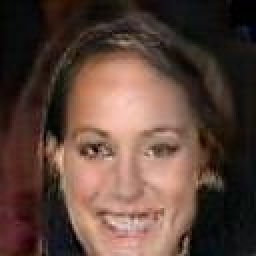
#> input picture generated_images/1x1/003.jpg, 128 x 128 px, given as the content of the folder /home/datasets/celeba-aligned/original, which was not available (shown 2 times larger)
$ python resize_images.py
#> lines starting #> are read from the running program, lines starting #| are printed output that depends on the picture; pictures that were not available may be replaced by others from this repository, and a replacement may not be noted
#> in _load_image, image is the input picture: shape (128, 128, 3); mean R, G, B 91.4, 67.7, 58
'''Code that can be run once to resize images for the ProGAN program.

Resize images in the CelebA dataset to prepare them for different network architectures, i.e. 4x4, 8x8, ...
Save images in separate directories that correspond to their new sizes.
'''

import argparse
import numpy as np
import os

from skimage import img_as_ubyte, io, transform


# Define constants for different modes of image resizing.
PARSER = argparse.ArgumentParser()
TRAINING_IMAGES_DIR_PATH = '/home/datasets/celeba-aligned' # Path to all training images.
                                                           # Will contain directories for images of different sizes to use for the ProGAN.
ORIGINAL_IMAGES_DIR_PATH = f'{TRAINING_IMAGES_DIR_PATH}/original' # The path to the original CelebA images.

def _center_crop_image(image):
    height = image.shape[0]
#> height = 128
    width = image.shape[1]
#> width = 128
    crop_size = height if height < width else width
#> crop_size = 128

    y = int((height - crop_size) / 2)
#> y = 0
    x = int((width - crop_size) / 2)
#> x = 0

    return image[y : y + crop_size, x : x + crop_size]

def _resize_image(image, width, height):
    return transform.resize(image, [height, width, 3], anti_aliasing=True, mode='constant')

def _load_image(path):
    image = io.imread(path)

    if image.ndim == 2:
        # Convert grayscale images to RGB
        print(f'Image "{path}" is grayscale!')
        image = np.dstack([image, image, image])

    image = _center_crop_image(image)

    return image


if __name__ == '__main__':
    PARSER.add_argument('--training_set_size', default=99999999, type=int)
    args = PARSER.parse_args()

    file_names = os.listdir(ORIGINAL_IMAGES_DIR_PATH)[:args.training_set_size]

    images = []
    print(f'\nLoading {len(file_names)} images from {ORIGINAL_IMAGES_DIR_PATH}...\n')

    # Load all images in their original size.
    for i, file_name in enumerate(file_names):
        image_path = os.path.join(ORIGINAL_IMAGES_DIR_PATH, file_name)
        images.append(_load_image(image_path))

        if i > 0 and i % 10000 == 0:
            print(f'Loaded {i}/{len(file_names)} images so far')

    # Resize all images and save them in separate directories.
    for image_size in [128, 64, 32, 16, 8, 4]:
        save_image_dir = f'{TRAINING_IMAGES_DIR_PATH}/{image_size}x{image_size}'
        os.makedirs(save_image_dir)

        for file_id, image in enumerate(images):
            resized_image = _resize_image(image, image_size, image_size)

            io.imsave(f'{save_image_dir}/{file_id:06d}.jpg', img_as_ubyte(resized_image))

            # Overwrite original images with resized in order to progressively shrink images (128x128 -> 64x64 -> 32x32 etc).
            images[file_id] = resized_image

        print(f'\nLoaded {len(images)} images of size {image_size}x{image_size} in directory {save_image_dir}.\n')
#> this loop made 6 passes
#> save_image_dir on pass 2: '/home/datasets/celeba-aligned/64x64'
#| Loaded 1 images of size 128x128 in directory /home/datasets/celeba-aligned/128x128.
#| Loaded 1 images of size 64x64 in directory /home/datasets/celeba-aligned/64x64.
#| Loaded 1 images of size 32x32 in directory /home/datasets/celeba-aligned/32x32.
#| Loaded 1 images of size 16x16 in directory /home/datasets/celeba-aligned/16x16.
#| Loaded 1 images of size 8x8 in directory /home/datasets/celeba-aligned/8x8.
#| Loaded 1 images of size 4x4 in directory /home/datasets/celeba-aligned/4x4.
#> pass 2, `io.imsave(f'{save_image_dir}/{file_id:06d}.jpg', img_as_ubyte(resized_..`:
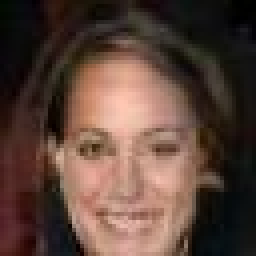
#> saved as 000000.jpg: shape (64, 64, 3) (shown 4 times larger); mean R, G, B 91.2, 67.6, 57.7
#> after the loop, images = 1 item

$ run again, on generated_images/1x1/005.jpg
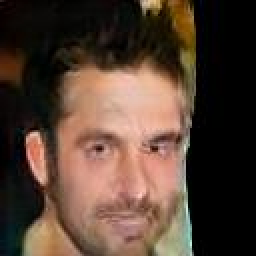
#> input picture generated_images/1x1/005.jpg, 128 x 128 px, given as the content of the folder /home/datasets/celeba-aligned/original, which was not available (shown 2 times larger)
#> in _load_image, image is the input picture: shape (128, 128, 3); mean R, G, B 83.9, 63.3, 50.8
#> the loop `for image_size in [128, 64, 32, 16, 8, 4]:` made 6 passes
#> save_image_dir on pass 2: '/home/datasets/celeba-aligned/64x64'
#> (printed output is left out)
#> pass 2, `io.imsave(f'{save_image_dir}/{file_id:06d}.jpg', img_as_ubyte(resized_..`:
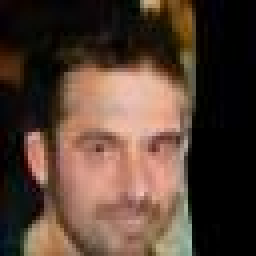
#> saved as 000000.jpg: shape (64, 64, 3) (shown 4 times larger); mean R, G, B 84, 63.2, 51.2
#> after the loop `for image_size in [128, 64, 32, 16, 8, 4]:`: images = 1 item

$ run again, on generated_images/1x1/006.jpg
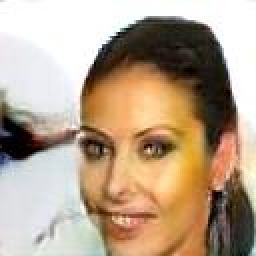
#> input picture generated_images/1x1/006.jpg, 128 x 128 px, given as the content of the folder /home/datasets/celeba-aligned/original, which was not available (shown 2 times larger)
#> in _load_image, image is the input picture: shape (128, 128, 3); mean R, G, B 183.3, 162.2, 140.2
#> the loop `for image_size in [128, 64, 32, 16, 8, 4]:` made 6 passes
#> save_image_dir on pass 2: '/home/datasets/celeba-aligned/64x64'
#> (printed output is left out)
#> pass 2, `io.imsave(f'{save_image_dir}/{file_id:06d}.jpg', img_as_ubyte(resized_..`:
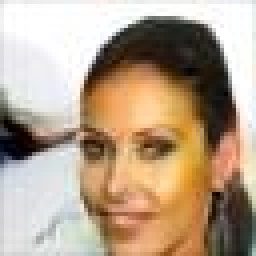
#> saved as 000000.jpg: shape (64, 64, 3) (shown 4 times larger); mean R, G, B 182.3, 161.4, 139.4
#> after the loop `for image_size in [128, 64, 32, 16, 8, 4]:`: images = 1 item
